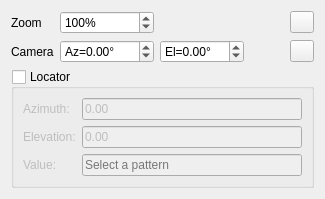
<?xml version="1.0" encoding="UTF-8"?>
<ui version="4.0">
 <class>Generic3DPlotSettings</class>
 <widget class="QWidget" name="Generic3DPlotSettings">
  <layout class="QVBoxLayout" name="verticalLayout">
   <item>
    <layout class="QGridLayout" name="cameraGridLayout">
     <item row="0" column="0">
      <widget class="QLabel" name="zoomLabel">
       <property name="text">
        <string>Zoom</string>
       </property>
      </widget>
     </item>
     <item row="0" column="1">
      <widget class="QSpinBox" name="zoomSpinBox">
       <property name="toolTip">
        <string>Sets the zoom percentage</string>
       </property>
       <property name="suffix">
        <string>%</string>
       </property>
       <property name="minimum">
        <number>25</number>
       </property>
       <property name="maximum">
        <number>500</number>
       </property>
       <property name="singleStep">
        <number>5</number>
       </property>
       <property name="value">
        <number>100</number>
       </property>
      </widget>
     </item>
     <item row="0" column="4">
      <widget class="QPushButton" name="zoomResetButton">
       <property name="maximumSize">
        <size>
         <width>24</width>
         <height>16777215</height>
        </size>
       </property>
       <property name="toolTip">
        <string>Resets the zoom to 100%</string>
       </property>
       <property name="text">
        <string/>
       </property>
      </widget>
     </item>
     <item row="1" column="0">
      <widget class="QLabel" name="cameraLabel">
       <property name="text">
        <string>Camera</string>
       </property>
      </widget>
     </item>
     <item row="1" column="3">
      <spacer name="horizontalSpacer">
       <property name="orientation">
        <enum>Qt::Horizontal</enum>
       </property>
       <property name="sizeHint" stdset="0">
        <size>
         <width>40</width>
         <height>20</height>
        </size>
       </property>
      </spacer>
     </item>
     <item row="1" column="4">
      <widget class="QPushButton" name="cameraResetButton">
       <property name="maximumSize">
        <size>
         <width>24</width>
         <height>16777215</height>
        </size>
       </property>
       <property name="toolTip">
        <string>Resets the zoom to 100%</string>
       </property>
       <property name="text">
        <string/>
       </property>
      </widget>
     </item>
     <item row="1" column="1">
      <widget class="QDoubleSpinBox" name="cameraAzDoubleSpinBox">
       <property name="wrapping">
        <bool>true</bool>
       </property>
       <property name="prefix">
        <string>Az=</string>
       </property>
       <property name="suffix">
        <string>°</string>
       </property>
       <property name="minimum">
        <double>-179.990000000000009</double>
       </property>
       <property name="maximum">
        <double>180.000000000000000</double>
       </property>
       <property name="singleStep">
        <double>1.000000000000000</double>
       </property>
      </widget>
     </item>
     <item row="1" column="2">
      <widget class="QDoubleSpinBox" name="cameraElDoubleSpinBox">
       <property name="wrapping">
        <bool>true</bool>
       </property>
       <property name="prefix">
        <string>El=</string>
       </property>
       <property name="suffix">
        <string>°</string>
       </property>
       <property name="minimum">
        <double>-90.000000000000000</double>
       </property>
       <property name="maximum">
        <double>90.000000000000000</double>
       </property>
       <property name="singleStep">
        <double>1.000000000000000</double>
       </property>
      </widget>
     </item>
    </layout>
   </item>
   <item>
    <widget class="QGroupBox" name="mShowLocator">
     <property name="title">
      <string>Locator</string>
     </property>
     <property name="checkable">
      <bool>true</bool>
     </property>
     <property name="checked">
      <bool>false</bool>
     </property>
     <layout class="QGridLayout" name="gridLayout">
      <item row="2" column="1">
       <widget class="QLineEdit" name="mValueLineEdit">
        <property name="readOnly">
         <bool>true</bool>
        </property>
        <property name="placeholderText">
         <string>Select a pattern</string>
        </property>
       </widget>
      </item>
      <item row="0" column="0">
       <widget class="QLabel" name="mAzimuthLabel">
        <property name="text">
         <string>Azimuth:</string>
        </property>
       </widget>
      </item>
      <item row="0" column="1">
       <widget class="QLineEdit" name="mAzimuthLineEdit">
        <property name="text">
         <string>0.00</string>
        </property>
       </widget>
      </item>
      <item row="1" column="0">
       <widget class="QLabel" name="mElevationlabel">
        <property name="text">
         <string>Elevation:</string>
        </property>
       </widget>
      </item>
      <item row="1" column="1">
       <widget class="QLineEdit" name="mElevationLineEdit">
        <property name="text">
         <string>0.00</string>
        </property>
       </widget>
      </item>
      <item row="2" column="0">
       <widget class="QLabel" name="mValueLabel">
        <property name="text">
         <string>Value:</string>
        </property>
       </widget>
      </item>
     </layout>
    </widget>
   </item>
  </layout>
 </widget>
 <resources/>
 <connections/>
</ui>
